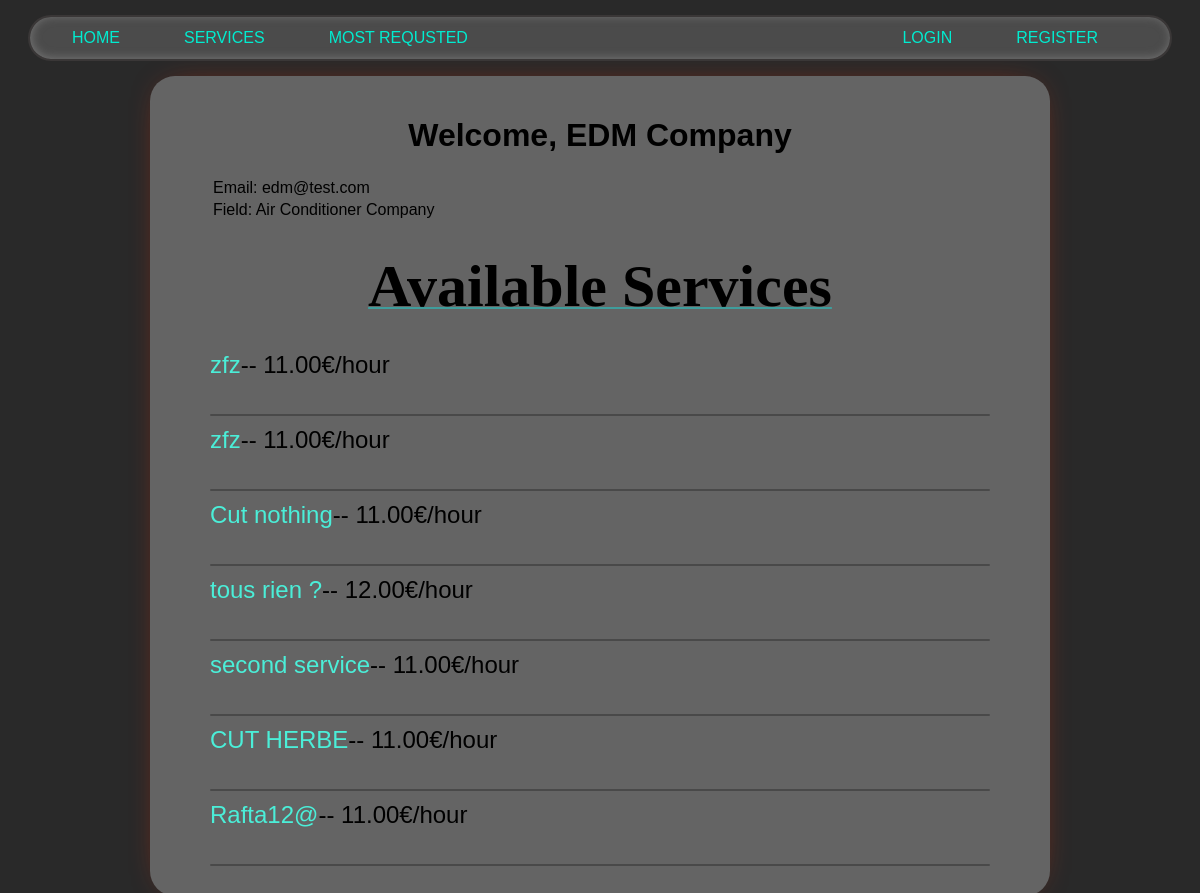
The page /company/EDM on the database its author committed.
### users/models.py (models this page shows, shortened)
class User(AbstractUser):
    is_company = models.BooleanField(default=False)
    is_customer = models.BooleanField(default=False)
    birth=models.DateField(null=True, default='2000-01-01')
    email = models.CharField(max_length=100, unique=True)

class Company(models.Model):
    user = models.OneToOneField(
    User, on_delete=models.CASCADE, primary_key=True)
    field = models.CharField(max_length=70, choices=(('Air Conditioner', 'Air Conditioner'),
                                                     ('All in One', 'All in One'),
                                                     ('Carpentry', 'Carpentry'),
                                                     ('Electricity',
                                                      'Electricity'),
                                                     ('Gardening', 'Gardening'),
                                                     ('Home Machines',
                                                      'Home Machines'),
                                                     ('House Keeping',
                                                      'House Keeping'),
                                                     ('Interior Design',
                                                      'Interior Design'),
                                                     ('Locks', 'Locks'),
                                                     ('Painting', 'Painting'),
                                                     ('Plumbing', 'Plumbing'),
                                                     ('Water Heaters', 'Water Heaters')), blank=False, null=False)
    rating = models.IntegerField(
        validators=[MaxValueValidator(5), MinValueValidator(0)], default=0)

### services/models.py (models this page shows, shortened)
class Service(models.Model):
    company = models.ForeignKey(Company, on_delete=models.CASCADE)
    name = models.CharField(max_length=40)
    description = models.TextField()
    price_hour = models.DecimalField(decimal_places=2, max_digits=100)
    rating = models.IntegerField(validators=[MinValueValidator(
        0), MaxValueValidator(5)], default=0)
    choices = FIELD_CHOICE
    field = models.CharField(max_length=30, blank=False,
                             null=False, choices=choices)
    date = models.DateTimeField(auto_now=True, null=False)
    nb_request=models.IntegerField(default=1, null=False)

### netfix/views.py (the view)
# urls.py: path('company/<slug:name>', v.company_profile, name='company_profile'),
def company_profile(request, name):
    user = User.objects.get(username=name)
    services = Service.objects.filter(
        company=Company.objects.get(user=user)).order_by("-date")
    return render(request, 'users/profile.html', {'user': user, 'services': services})

### users/templates/users/profile.html (shortened to what this page needs)
{% extends 'main/base.html' %}
{% block content %}
    {% if user.is_customer %}
    <h1 style align='center'>Welcome, {{ user.username }}</h1>
    <table><thead>
        <tr>
            <td>Age: {{users.birth}} </td>
        </tr></thead>
    <tbody>
        <tr>
            <td>Email: {{ user.email }}</td>
        </tr>
    </tbody>
    </table>
    {% else %}
    <h1 align="center">Welcome, {{ user.username }} Company</h1>
    <table><thead>
        <tr>
            <td>Email: {{ user.email }}</td>
        </tr></thead>
    <tbody>
        <tr>
            <td>Field: {{user.company.field}} Company</td>
        </tr>
    </tbody>
    </table>
       {% endif %}
    {% if 'customer' in request.path %}
        <p class="title">Previous Requested Services</p>
    {% else %}
        <p class="title">Available Services</p>
    {% endif %}
    {% if user.is_customer %}
        {% for service in sh %}
        <div style="font-family: Arial, sans-serif; line-height: 1.6; margin: 20px;">
            <h2 style="color: #4CAF50;">Payment Confirmation and Thank You for Using Our Services</h2>
            <p>Dear <strong>{{service.name}}</strong>,</p>
            <p>
                We sincerely thank you for choosing our services. We are pleased to confirm that the payment
                for the service "<strong>{{service.job_name}}</strong>" has been successfully received and processed.
            </p>
            <h3>Service Details:</h3>
            <ul>
                <li><strong>Service Rendered:</strong> {{service.custom_field}}</li>
                <li><strong>Amount Paid:</strong> {{service.salary}}€</li>
                <li><strong>Payment Date:</strong> {{service.request_date}}</li>
                <li><strong>Payment Method:</strong> Credit card</li>
            </ul>
            <p>
                We hope our service met your expectations. If you have any questions or need further assistance,
                please feel free to contact us at  <a href="mailto:rafta74@gmail.com">rafta74@gmail.com</a> | or
                call us at <strong>06 12 34 56 78</strong>.
            </p>
            <p>Thank you again for your trust. We look forward to serving you in the future.</p>
        </div>
        <hr style="border: 1px solid #ddd; margin-top: 20px;">
        {% endfor %}
    {% else %}
        {% for service in services %}
        <div class="list_services_profile">
            <a href="/services/{{service.id}}">{{service.name}}</a>-- {{service.price_hour}}€/hour
            <div class="line"></div>
        </div>
        {% endfor %}
    {% endif %}
{% endblock %}

### static/css/style.css (style rules this page uses)
body { background: #292929; font-family: 'Lexend Exa', sans-serif; padding: 0; margin: 0; }
a { color: #4beed8; text-decoration: none; }
.content p { text-align: center; margin: 30px 0px; white-space: pre-line; }
.title { text-align: center; font-family: 'Times New Roman', Times, serif; font-size: 60px; font-weight: bold; text-decoration: 2px underline; text-decoration-color: rgba(0, 255, 251, 0.37); }
.line { width: 100%; margin: 0 auto; height: 2px; background-color: #00000044; border-radius: 20px; margin-bottom: 10px; margin-top: 35px; }
.list_services_profile { font-size: x-large; }

### rows shown on the page
User: username "EDM", email "edm@test.com", company.field "Air Conditioner"
Service: name "zfz", price_hour "11.00"
Service: name "zfz", price_hour "11.00"
Service: name "Cut nothing", price_hour "11.00"
Service: name "tous rien ?", price_hour "12.00"
Service: name "second service", price_hour "11.00"
Service: name "CUT HERBE", price_hour "11.00"
Service: name "Rafta12@", price_hour "11.00"
